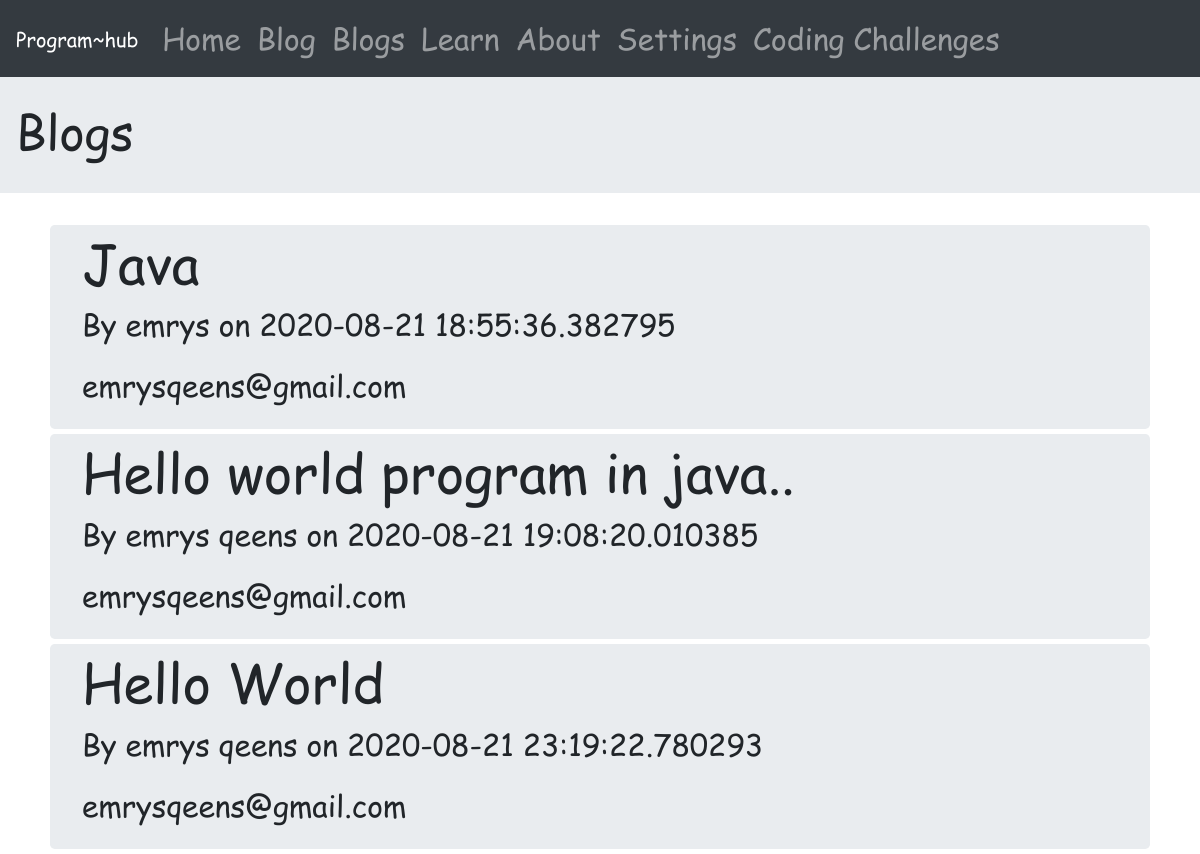
Screenshot of /blogs with the database file from the repository.
### models.py (models this page shows, shortened)
class Blog(db.Model):
    __tablename__ = 'valid_blogs'
    id = db.Column(db.Integer, primary_key=True)
    name = db.Column(db.String(120), nullable=False, unique=False)
    email = db.Column(db.String(35), nullable=False, unique=False)
    title=db.Column(db.String(255), nullable=False, unique=False)
    date = db.Column(db.DateTime, nullable=False, default=datetime.datetime.utcnow())
    content = db.Column(db.Text, nullable=False, unique=True)

### app.py (the view)
@app.route('/blogs', methods=['POST', 'GET'])
def blogs():
    if request.method == 'POST':
        blog = Blog.query.get(json.loads(request.form['num'])['num'])
        return jsonify(
            {'id': blog.id, 'title':blog.title, 'name': blog.name, 'email': blog.email, 'date': blog.date, 'content': blog.content})
    else:
        blogs = Blog.query.all()
        return render_template('blogs.html', blogs=blogs)

### templates/blogs.html (shortened to what this page needs)
{% extends 'base.html' %}
{% block style %}
<link rel="stylesheet" href="{{url_for('static',filename='styles/blogs.css')}}"> {% endblock %}
{% block body %}
<div class="jumbotron flex justify-content-center align-items-center jumbotron-fluid hd">
    <h3>Blogs</h3>
</div>
<div class="container">
    {% for blog in blogs %}
    <div class="jumbotron flex justify-content-center align-items-center per-blog div-blog" data-toggle="modal"
                                                                        data-target="#exampleModalCenter" data-blog="{{blog['id']}}">
        <h2 class="title">{{blog['title'] | safe }}</h2>
        <p>By {{blog['name']}} on {{blog['date']}} </p>
        <p>{{blog['email']}}</p>
    </div>
    {% endfor %}
</div>
{% endblock %}

### templates/base.html (shortened to what this page needs)
<!DOCTYPE html>
<html lang="en">
<head>
  <link rel="stylesheet" href="{{url_for('static',filename='bootstrap/bootstrap.min.css')}}">
  <link rel="stylesheet" href="{{url_for('static',filename='styles/base.css')}}">
  {% block style %} {% endblock %}
</head>
<body>
  <div id="container" class="container-full-bg" width="100%">
    <nav class="navbar navbar-expand-lg navbar-dark bg-dark">
      <a class="navbar-brand" href="{{url_for('home')}}">Program~hub</a>
      <div class="collapse navbar-collapse" id="navbarColor01">
        <ul class="navbar-nav mr-auto">
          <li class="nav-item {{h}}">
            <a class="nav-link" href="{{url_for('home')}}">Home <span class="sr-only">(current)</span></a>
          </li>
          <li class="nav-item {{b}}">
            <a class="nav-link" href="{{url_for('blog')}}">Blog</a>
          </li>
          <li class="nav-item {{bl}}">
            <a class="nav-link" href="{{url_for('blogs')}}">Blogs</a>
          </li>
          <li class="nav-item {{l}}">
            <a class="nav-link" href="{{url_for('about')}}">Learn</a>
          </li>
          <li class="nav-item {{a}}">
            <a class="nav-link" href="{{url_for('about')}}">About</a>
          </li>
          <li class="nav-item {{s}}">
            <a class="nav-link" href="{{url_for('about')}}">Settings</a>
          </li>
          <li class="nav-item {{c}}">
            <a class="nav-link" href="{{url_for('challenges')}}">Coding Challenges</a>
          </li>
        </ul>
      </div>
    </nav>
    {% block body %}
    {% endblock %}
  </div>
</body>
</html>

### static/styles/base.css (style rules this page uses)
body * { font-family: Comic Sans Ms; }
p { font-size:2.0vw; }
h2 { font-size: 4.5vw; }
h3 { font-size: 4.0vw; }
#container { margin:none; height:100%; }

### static/styles/blogs.css (style rules this page uses)
.hd { height: 5%; min-height: 5%; padding-top: 25px; padding-bottom: 25px; padding-left: 16px; }
.per-blog { margin: 5px; padding-top:5px; padding-bottom:5px; }
.per-blog>ul,a,p { font-size: 2.5vw; }

### rows the page displays
Blog: title "Java", name "emrys", date "2020-08-21 18:55:36.382795", email "emrysqeens@gmail.com"
Blog: title "Hello world program in java..", name "emrys qeens", date "2020-08-21 19:08:20.010385", email "emrysqeens@gmail.com"
Blog: title "Hello World", name "emrys qeens", date "2020-08-21 23:19:22.780293", email "emrysqeens@gmail.com"
